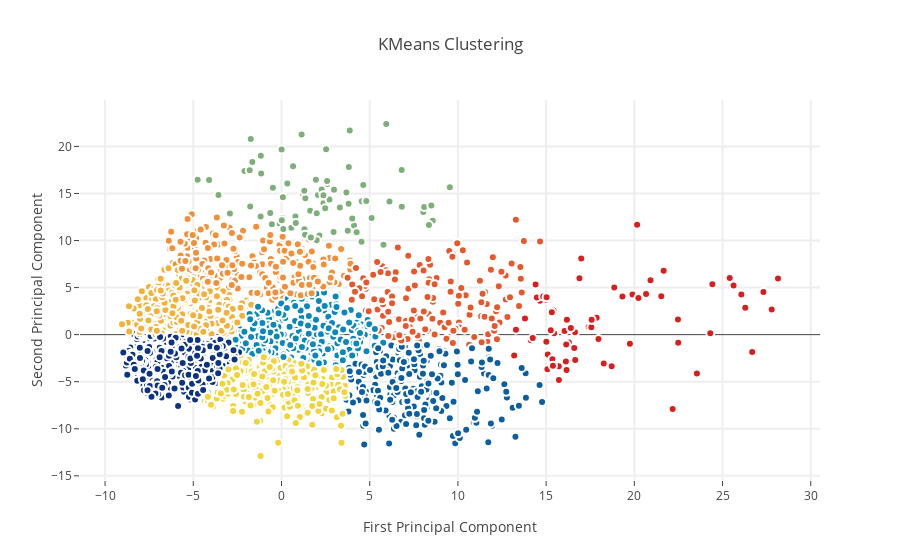

Source (notebook cell):
### Code cell
from sklearn.cluster import KMeans
kmeans = KMeans(n_clusters=9)
X_clustered = kmeans.fit_predict(X_2d)

trace_Kmeans = go.Scatter(
    x=X_2d[:, 0], y=X_2d[:, 1], mode="markers", showlegend=False, marker=dict(
        size=8, color=X_clustered, colorscale='Portland', showscale=False, line=dict(
            width=2, color='rgb(255, 255, 255)'
        )
    )
)

layout = go.Layout(
    title='KMeans Clustering',
    hovermode='closest',
    xaxis=dict(
        title='First Principal Component',
        ticklen=5,
        zeroline=False,
        gridwidth=2,
    ),
    yaxis=dict(
        title='Second Principal Component',
        ticklen=5,
        gridwidth=2,
    ),
    showlegend=True
)

data = [trace_Kmeans]
fig1 = dict(data=data, layout=layout)
py.iplot(fig1, filename="svm")

### Figure 1 — Plotly figure (JSON) as saved in the notebook; plotly's stock layout.template omitted (floating-point values rounded to 4 significant figures; data arrays with more than 128 entries replaced by an {"elided": "..."} marker saying what was removed)
{"data": [{"marker": {"color": {"elided": "2000 int values"}, "colorscale": "Portland", "line": {"color": "rgb(255, 255, 255)", "width": 2}, "showscale": false, "size": 8}, "mode": "markers", "showlegend": false, "type": "scatter", "x": {"elided": "2000 float values"}, "y": {"elided": "2000 float values"}}], "layout": {"hovermode": "closest", "showlegend": true, "title": "KMeans Clustering", "xaxis": {"gridwidth": 2, "ticklen": 5, "title": "First Principal Component", "zeroline": false}, "yaxis": {"gridwidth": 2, "ticklen": 5, "title": "Second Principal Component"}}}
